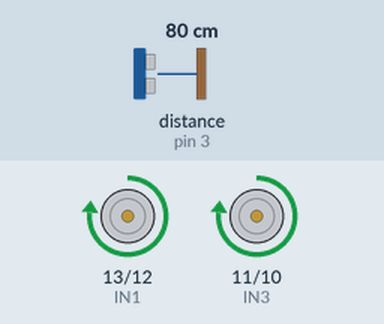
Recording of a sketch running on a simulated Arduino Uno, built with avr-gcc and run on an emulated ATmega328P. Shown: motor-driver pin pairs drawn as motors (green arrow = first pin HIGH = forward, orange = second pin HIGH = backward, longer = more drive, scaled by the enable pin). Wiring (inferred from the names in the program): ultrasonic range finder: trigger pin 4; echo pin 3. The test bench sets the inputs (shaded band); at power-on: distance to the obstacle (sensor on pin 3) 80 cm. The echo pulse lasts 58.3 µs per cm.

Above: at 1.2 s.
1.3 s: distance to the obstacle (sensor on pin 3) set to 46 cm
2.8 s: distance to the obstacle (sensor on pin 3) set to 38 cm
At 4.0 s:
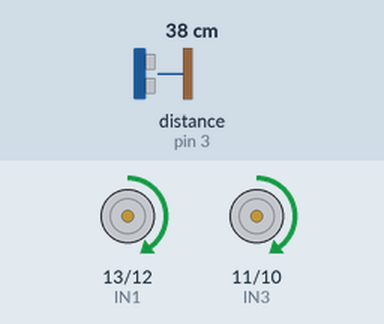
4.3 s: distance to the obstacle (sensor on pin 3) set to 60 cm
At 4.9 s:
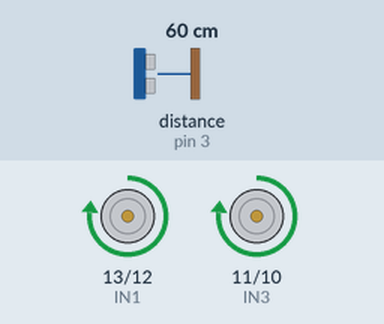
5.9 s: distance to the obstacle (sensor on pin 3) set to 2 cm
At 6.2 s:
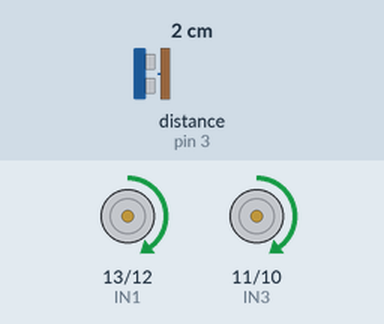
Timing chart, 0 to 8.4 s (numbered marks = the images above; inputs shaded):
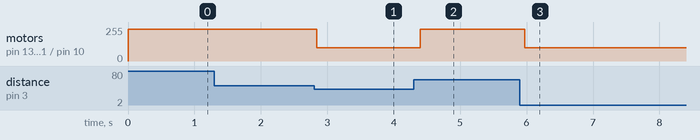

The sketch:

sketch_dec17a.ino
```cpp
#define LED_PIN 13
#define TRIG_PIN 4
#define ECHO_PIN 3

#define IN1 13
#define IN2 12
#define IN3 11
#define IN4 10
#define ENA 9
#define ENB 6

#define CLOCKWISE 0
#define ANTI_CLOCKWISE 1

#define FULL_SPEED 240

void DC_controlSpeedAndDirection(unsigned char motorNumber, unsigned char speed, unsigned char direction)
{
  switch(motorNumber)
  {
  case 1:
    switch(direction)
    {
    case CLOCKWISE:
      digitalWrite(IN1, HIGH);
      digitalWrite(IN2, LOW);
      analogWrite(ENA, speed);
      break;
    case ANTI_CLOCKWISE:
      digitalWrite(IN2, HIGH);
      digitalWrite(IN1, LOW);
      analogWrite(ENA, speed);
      break;
    }
    break;
  case 2:
    switch(direction)
    {
    case CLOCKWISE:
      digitalWrite(IN3, HIGH);
      digitalWrite(IN4, LOW);
      analogWrite(ENB, speed);
      break;
    case ANTI_CLOCKWISE:
      digitalWrite(IN4, HIGH);
      digitalWrite(IN3, LOW);
      analogWrite(ENB, speed);
      break;
    }
    break;
  }
}

float echoHighTime;
unsigned char distance, motorSpeed = 100;

void setup()
{
    pinMode(TRIG_PIN, OUTPUT);
    pinMode(ECHO_PIN, INPUT);
    pinMode(IN1, OUTPUT);
    pinMode(IN2, OUTPUT);
    pinMode(IN3, OUTPUT);
    pinMode(IN4, OUTPUT);
}
void loop()
{
    digitalWrite(TRIG_PIN, HIGH);
    delay(1);
    digitalWrite(TRIG_PIN, LOW);
    echoHighTime = pulseIn(ECHO_PIN, HIGH);
    distance = echoHighTime * 0.034f / 2.0f;
    if (distance <= 40)
    {
        DC_controlSpeedAndDirection(1, motorSpeed, CLOCKWISE);
        DC_controlSpeedAndDirection(2, motorSpeed, CLOCKWISE);
    }
    else if(distance <= 10)
    {
        motorSpeed = 0;
        DC_controlSpeedAndDirection(1, motorSpeed, CLOCKWISE);
        DC_controlSpeedAndDirection(2, motorSpeed, CLOCKWISE);
    }
    else
    {
        DC_controlSpeedAndDirection(1, FULL_SPEED, CLOCKWISE);
        DC_controlSpeedAndDirection(2, FULL_SPEED, CLOCKWISE);
    }
    delay(100);
}
```

Measured:
- the behaviour switches between 42 and 41 cm on distance to the obstacle (sensor on pin 3) (found by bisection; images 0 and 1)
- after the input at 1.3 s, every drawn part: stays the same
- after the input at 2.8 s, motor on pin 13 (IN1) / pin 12 (IN2), motor on pin 11 (IN3) / pin 10 (IN4): forward 240/255 → forward 100/255 at once
- after the input at 4.3 s, motor on pin 13 (IN1) / pin 12 (IN2), motor on pin 11 (IN3) / pin 10 (IN4): forward 100/255 → forward 240/255 after 0.10 s
- after the input at 5.9 s, motor on pin 13 (IN1) / pin 12 (IN2), motor on pin 11 (IN3) / pin 10 (IN4): forward 240/255 → forward 100/255 after 0.07 s
